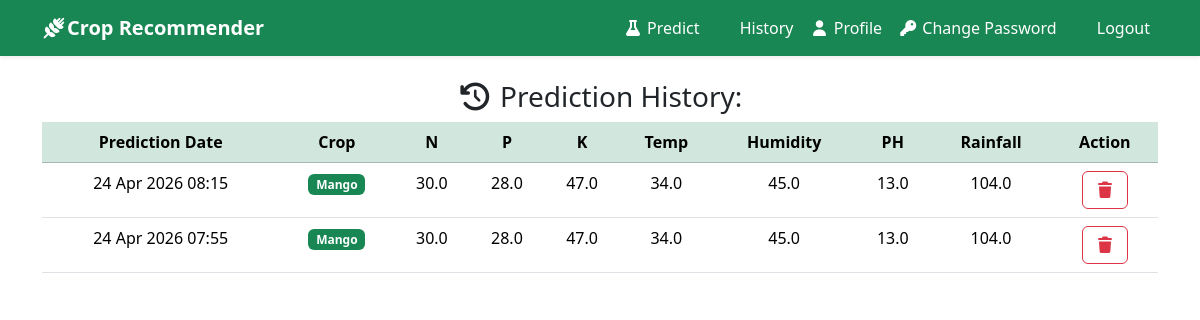
Page /history/ (signed in) on the committed database.
### recommender/models.py (models this page shows, shortened)
class Prediction(models.Model):
    user = models.ForeignKey(User, on_delete=models.CASCADE, related_name='predictions')
    N = models.FloatField()
    P = models.FloatField()
    K = models.FloatField()
    temperature = models.FloatField()
    humidity = models.FloatField()
    ph = models.FloatField()
    rainfall = models.FloatField()
    predicted_label = models.CharField(max_length=100)
    created_at = models.DateTimeField(auto_now_add=True)
    class Meta:
        ordering = ['-created_at']

### recommender/views.py (the view)
# urls.py: path('history/', user_history_view, name='user_history'),
@login_required
def user_history_view (request):
  predictions = Prediction.objects.filter(user=request.user)
  return render(request, "history.html",locals())

### recommender/templates/history.html (shortened to what this page needs)
{% extends "base.html" %}
{% load static %}
{%block content %}
<div class="text-center">
    <h3>
       <i class="fa-solid fa-clock-rotate-left"></i> Prediction History:
    </h3>
    <table class="table">
        <thead class="table-success">
            <tr>
                <th>Prediction Date </th>
                <th> Crop</th>
                <th>N</th>
                <th>P</th>
                <th>K</th>
                <th>Temp</th>
                <th>Humidity</th>
                <th>PH</th>
                <th>Rainfall</th>
                <th>Action</th>
            </tr>
        </thead>
        <tbody>
            {% for p in predictions %}
             <tr>
                <td>{{p.created_at|date:"d M Y H:i"}}</th>
                <td> <span class="badge bg-success">{{p.predicted_label|title}}</span></td>
                <td>{{p.N}}</td>
                <td>{{p.P}}</td>
                <td>{{p.K}}</td>
                <td>{{p.temperature}}</td>
                <td>{{p.humidity}}</td>
                <td>{{p.ph}}</td>
                <td>{{p.rainfall}}</td>
                <td> <a href="{% url 'user_delete_prediction' p.id %}" class="btn btn-outline-danger" onclick="return confirm('Are you sure you want to delete it?')">
                    <i class="fa-solid fa-trash"> </i></a></td>
            </tr>
            {% endfor %}
        </tbody>
    </table>
</div>
{% endblock %}

### recommender/templates/base.html (shortened to what this page needs)
<!DOCTYPE html>
<html lang="en">
<head>
  <link href="https://cdn.jsdelivr.net/npm/bootstrap@5.3.8/dist/css/bootstrap.min.css" rel="stylesheet">
    <link rel="stylesheet" href="https://cdnjs.cloudflare.com/ajax/libs/font-awesome/7.0.1/css/all.min.css" />
    <link rel="stylesheet" href="/static/css/style.css">
  </head>
<body>
    <nav class="navbar navbar-expand-lg navbar-dark bg-success shadow-sm">
  <div class="container">
    <a class="navbar-brand fw-bold" href="#"><i class="fa-solid fa-wheat-awn"></i>Crop Recommender</a>
    <div class="collapse navbar-collapse" id="navbarSupportedContent">
      <ul class="navbar-nav ms-auto ">
        {% if user.is_authenticated and not user.is_staff %}
        <li class="nav-item">
          <a class="nav-link active" href="{% url 'predict' %}"><i class="fa-solid fa-flask"></i> Predict</a>
        </li>
         <li class="nav-item">
          <a class="nav-link active" href="{% url 'user_history' %}"> History</a>
        </li>
         <li class="nav-item">
          <a class="nav-link active" href="{% url 'profile' %}"><i class="fa-solid fa-user "></i> Profile</a>
        </li>
         <li class="nav-item">
          <a class="nav-link active" href="{% url 'change_password' %}"><i class="fa-solid fa-key "></i> Change Password</a>
        </li>
        <li class="nav-item">
          <a class="nav-link active" href="{% url 'logout' %}"> Logout</a>
        </li>
        {% endif %}
      </ul>
    </div>
  </div>
</nav>
    <main class="container py-4">
        {% block content %}{% endblock %}
    </main>
</body>
</html>

### rows in the picture
Prediction: created_at "24 Apr 2026 08:15", predicted_label "Mango", N "30.0", P "28.0", K "47.0", temperature "34.0", humidity "45.0", ph "13.0", rainfall "104.0"
Prediction: created_at "24 Apr 2026 07:55", predicted_label "Mango", N "30.0", P "28.0", K "47.0", temperature "34.0", humidity "45.0", ph "13.0", rainfall "104.0"
